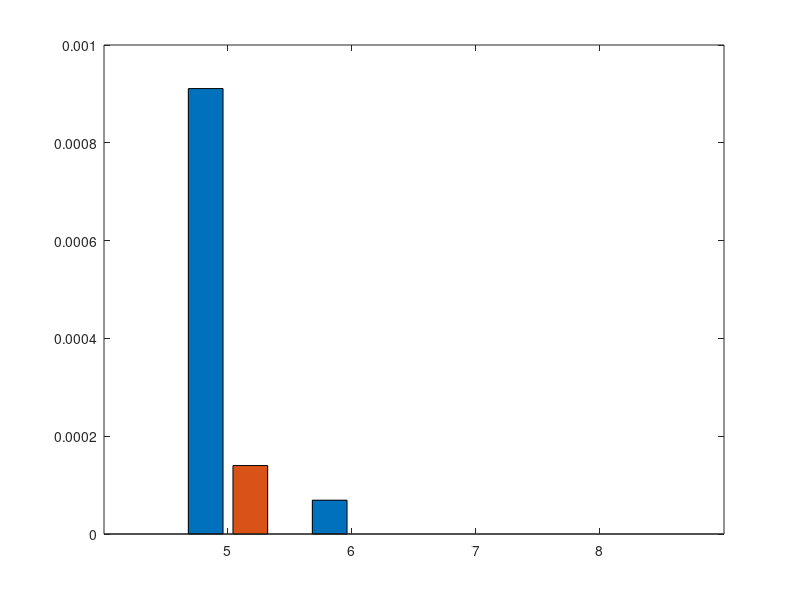

Source code (MATLAB): (Note: this script raises an error after producing the figure.)
clear; close all; clc
textSize = 16;
linewid = 1;

% NLOS 5 6 7 8
% LOS 5 6 7 8
epiImpBMR = [
    1-0.9990890888 1-0.9999308628 0 0;
    0.00014 0 0 0;
    ];

% epiImpKMR = [
%     1-0.9619565 0 0 0;
%     1-0.98378378 0 0 0;
%     ];
epi = [5, 6, 7, 8];

figure(13);
bar(epi, epiImpBMR', 'grouped')
% plot(epi, epiImpBMRdpn, '-.o', epi, epiImpBMRdpl, '--+', epi, epiImpBMRedn, ':*', epi, epiImpBMRedl, '-.', 'LineWidth', 3)
hold on
ax = gca;
ax.YAxis.FontSize = 14;
ax.XAxis.FontSize = 14;
ax.YAxis.FontWeight = 'bold';
ax.XAxis.FontWeight = 'bold';
ax.LineWidth = 1;
ylim([0 0.002])
legend('NLOS', 'LOS', 'FontSize', textSize, 'FontWeight', 'bold', 'Location', 'northeast')
xlabel('Episode Length', 'FontSize', 15, 'FontWeight','bold')
ylabel('BMR', 'FontSize',15, 'FontWeight','bold')
grid on
% for i=1:length(epiImpBMR)
%     text(epi(i)-0.1,epiImpBMR(1,i),strcat(num2str(epiImpBMR(1,i), '%.2g')," /"), 'FontSize',12, 'FontWeight','bold', 'HorizontalAlignment', 'center', 'VerticalAlignment', 'bottom')
%     text(epi(i)+0.1,epiImpBMR(2,i),num2str(epiImpBMR(2,i), '%.2g'), 'FontSize',12, 'FontWeight','bold', 'HorizontalAlignment', 'center', 'VerticalAlignment', 'bottom')
% end

% 创建 text
text('VerticalAlignment','bottom',...
    'HorizontalAlignment','center',...
    'FontWeight','bold',...
    'FontSize',12,...
    'String','0.00091 /',...
    'Position',[4.9 0.000910911199999975 0]);

% 创建 text
text('VerticalAlignment','bottom',...
    'HorizontalAlignment','center',...
    'FontWeight','bold',...
    'FontSize',12,...
    'String','0.00014',...
    'Position',[5.25556287030941 0.00014 0]);

% 创建 text
text('VerticalAlignment','bottom',...
    'HorizontalAlignment','center',...
    'FontWeight','bold',...
    'FontSize',12,...
    'String','6.9e-05 /',...
    'Position',[5.89084924292298 8.12096346076593e-05 0]);

% 创建 text
text('VerticalAlignment','bottom',...
    'HorizontalAlignment','center',...
    'FontWeight','bold',...
    'FontSize',12,...
    'String','0',...
    'Position',[6.1 0 0]);

% 创建 text
text('VerticalAlignment','bottom',...
    'HorizontalAlignment','center',...
    'FontWeight','bold',...
    'FontSize',12,...
    'String','0 /',...
    'Position',[6.9 0 0]);

% 创建 text
text('VerticalAlignment','bottom',...
    'HorizontalAlignment','center',...
    'FontWeight','bold',...
    'FontSize',12,...
    'String','0',...
    'Position',[7.1 0 0]);

% 创建 text
text('VerticalAlignment','bottom',...
    'HorizontalAlignment','center',...
    'FontWeight','bold',...
    'FontSize',12,...
    'String','0 /',...
    'Position',[7.9 0 0]);

% 创建 text
text('VerticalAlignment','bottom',...
    'HorizontalAlignment','center',...
    'FontWeight','bold',...
    'FontSize',12,...
    'String','0',...
    'Position',[8.1 0 0]);

print('losImpBMR','-depsc')

% figure(14);
% bar(epi, epiImpKMR', 'grouped')
% % plot(epi, epiImpKMRdpn, '-.o', epi, epiImpKMRdpl, '--+', epi, epiImpKMRedn, ':*', epi, epiImpKMRedl, '-.', 'LineWidth', 3)
% hold on
% ax = gca;
% ax.YAxis.FontSize = 13;
% ax.XAxis.FontSize = 13;
% ax.YAxis.FontWeight = 'bold';
% ax.XAxis.FontWeight = 'bold';
% 
% ylim([0 0.05])
% legend('BM-SKG NLOS', 'BM-SKG LOS', 'SA-SKG NLOS', 'SA-SKG LOS', 'FontSize', textSize, 'FontWeight', 'bold', 'Location', 'northeast')
% xlabel('# of Episodes', 'FontSize', 15, 'FontWeight','bold')
% ylabel('KMR', 'FontSize',15, 'FontWeight','bold')

% for i=1:length(epiImpKMR)
%     text(epi(i)-0.3,epiImpKMR(1,i),strcat(num2str(epiImpKMR(1,i), '%.2g')," /"), 'FontWeight','bold', 'HorizontalAlignment', 'center', 'VerticalAlignment', 'bottom')
%     text(epi(i)-0.1,epiImpKMR(2,i),strcat(num2str(epiImpKMR(2,i), '%.2g')," /"), 'FontWeight','bold', 'HorizontalAlignment', 'center', 'VerticalAlignment', 'bottom')
%     text(epi(i)+0.1,epiImpKMR(3,i),strcat(num2str(epiImpKMR(3,i), '%.2g')," /"), 'FontWeight','bold', 'HorizontalAlignment', 'center', 'VerticalAlignment', 'bottom')
%     text(epi(i)+0.3,epiImpKMR(4,i),num2str(epiImpKMR(4,i), '%.2g'), 'FontWeight','bold', 'HorizontalAlignment', 'center', 'VerticalAlignment', 'bottom')
% end

% % 创建 text
% text('VerticalAlignment','bottom',...
%     'HorizontalAlignment','center',...
%     'FontWeight','bold',...
%     'String','0.038 /',...
%     'Position',[5.74893171344784 0.0381435 0]);
% 
% % 创建 text
% text('VerticalAlignment','bottom',...
%     'HorizontalAlignment','center',...
%     'FontWeight','bold',...
%     'String','0.016 /',...
%     'Position',[5.9 0.01621622 0]);
% 
% % 创建 text
% text('VerticalAlignment','bottom',...
%     'HorizontalAlignment','center',...
%     'FontWeight','bold',...
%     'String','0.024 /',...
%     'Position',[6.1 0.0236487 0]);
% 
% % 创建 text
% text('VerticalAlignment','bottom',...
%     'HorizontalAlignment','center',...
%     'FontWeight','bold',...
%     'String','0.0068',...
%     'Position',[6.38563049853372 0.00675680000000001 0]);
% 
% % 创建 text
% text('VerticalAlignment','bottom',...
%     'HorizontalAlignment','center',...
%     'FontWeight','bold',...
%     'String','0 /',...
%     'Position',[6.7 0 0]);
% 
% % 创建 text
% text('VerticalAlignment','bottom',...
%     'HorizontalAlignment','center',...
%     'FontWeight','bold',...
%     'String','0 /',...
%     'Position',[6.9 0 0]);
% 
% % 创建 text
% text('VerticalAlignment','bottom',...
%     'HorizontalAlignment','center',...
%     'FontWeight','bold',...
%     'String','0.01 /',...
%     'Position',[7.1 0.0101352 0]);
% 
% % 创建 text
% text('VerticalAlignment','bottom',...
%     'HorizontalAlignment','center',...
%     'FontWeight','bold',...
%     'String','0.0034',...
%     'Position',[7.37339757017176 0.0033784 0]);
% 
% % 创建 text
% text('VerticalAlignment','bottom',...
%     'HorizontalAlignment','center',...
%     'FontWeight','bold',...
%     'String','0 /',...
%     'Position',[7.7 0 0]);
% 
% % 创建 text
% text('VerticalAlignment','bottom',...
%     'HorizontalAlignment','center',...
%     'FontWeight','bold',...
%     'String','0 /',...
%     'Position',[7.9 0 0]);
% 
% % 创建 text
% text('VerticalAlignment','bottom',...
%     'HorizontalAlignment','center',...
%     'FontWeight','bold',...
%     'String','0 /',...
%     'Position',[8.1 0 0]);
% 
% % 创建 text
% text('VerticalAlignment','bottom',...
%     'HorizontalAlignment','center',...
%     'FontWeight','bold',...
%     'String','0',...
%     'Position',[8.3 0 0]);
% 
% % 创建 text
% text('VerticalAlignment','bottom',...
%     'HorizontalAlignment','center',...
%     'FontWeight','bold',...
%     'String','0 /',...
%     'Position',[8.7 0 0]);
% 
% % 创建 text
% text('VerticalAlignment','bottom',...
%     'HorizontalAlignment','center',...
%     'FontWeight','bold',...
%     'String','0 /',...
%     'Position',[8.9 0 0]);
% 
% % 创建 text
% text('VerticalAlignment','bottom',...
%     'HorizontalAlignment','center',...
%     'FontWeight','bold',...
%     'String','0 /',...
%     'Position',[9.1 0 0]);
% 
% % 创建 text
% text('VerticalAlignment','bottom',...
%     'HorizontalAlignment','center',...
%     'FontWeight','bold',...
%     'String','0',...
%     'Position',[9.3 0 0]);
% print('losImpKMR','-depsc')